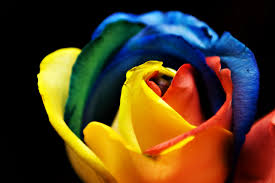
#> input picture down.jpg, 275 x 183 px
$ jupyter execute Untitled.ipynb   (shell and % lines are left out)
#> lines starting #> are read from the running program, lines starting #| are printed output that depends on the picture; long printed decimals are rounded
[cell 1]
from matplotlib import image as img
image = img.imread('./down.jpg')
#> image is the input picture: shape (183, 275, 3); mean R, G, B 82.4, 62.1, 32.1
image.shape
#> Out = (183, 275, 3)

[cell 2]
from matplotlib import pyplot as plt
plt.imshow(image)
plt.show()

[cell 3]
r = []
g = []
b = []
for line in image:
    for pixel in line:
        temp_r, temp_g, temp_b = pixel
        r.append(temp_r)
        g.append(temp_g)
        b.append(temp_b)
#> after the loop, b = 50325 items; g = 50325 items; r = 50325 items

[cell 4]
from mpl_toolkits.mplot3d import Axes3D
fig = plt.figure()
ax = Axes3D(fig)
ax.scatter(r, g, b)
plt.show()

[cell 5]
import pandas as pd
df = pd.DataFrame({'red': r,
'blue': b,
'green': g})
#> df = table of 50325 rows and 3 columns

[cell 6]
from scipy.cluster.vq import whiten
df['scaled_red'] = whiten(df['red'])
df['scaled_blue'] = whiten(df['blue'])
df['scaled_green'] = whiten(df['green'])
df.sample(n = 10)
#> Out = table of 10 rows and 6 columns

[cell 7]
from scipy.cluster.vq import kmeans
cluster_centers, distortion = kmeans(df[['scaled_red', 'scaled_green', 'scaled_blue']], 7)
#> cluster_centers = [[1.91, 0.845, 0.275], [2.44, 3.12, 1.12], [0.176, 0.795, 0.921], [0.0664, 0.0331, 0.0518], [0.166, 0.751, 2.35], [0.555, 1.88, 3.89], [2.28, 2.23, 0.125]]; distortion = 0.392
print(cluster_centers)
#| [[1.912 0.8451 0.2747]
#|  [2.440 3.116 1.118]
#|  [0.1755 0.7953 0.9214]
#|  [0.06638 0.03313  0.05184  ]
#|  [0.1658  0.7513 2.354]
#|  [0.5546 1.877 3.889]
#|  [2.283  2.232 0.1253]]

[cell 8]
r_std, g_std, b_std = df[['red', 'green', 'blue']].std()
#> r_std = 99.66; g_std = 73.42; b_std = 55.69
colors =[]
for cluster_center in cluster_centers:
    scaled_r, scaled_g, scaled_b = cluster_center
    colors.append((
    scaled_r * r_std / 255,
    scaled_g * g_std / 255,
    scaled_b * b_std / 255
    ))
#> this loop made 7 passes
#> after the loop, colors = [(0.747, 0.243, 0.06), (0.954, 0.897, 0.244), (0.0686, 0.229, 0.201), (0.0259, 0.00954, 0.0113), (0.0648, 0.216, 0.514), (0.217, 0.54, 0.849), (0.892, 0.643, 0.0274)]
plt.imshow([colors])
plt.show()
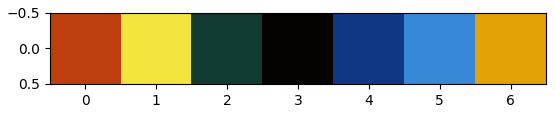
#> figure drawn by matplotlib, 1 panel
